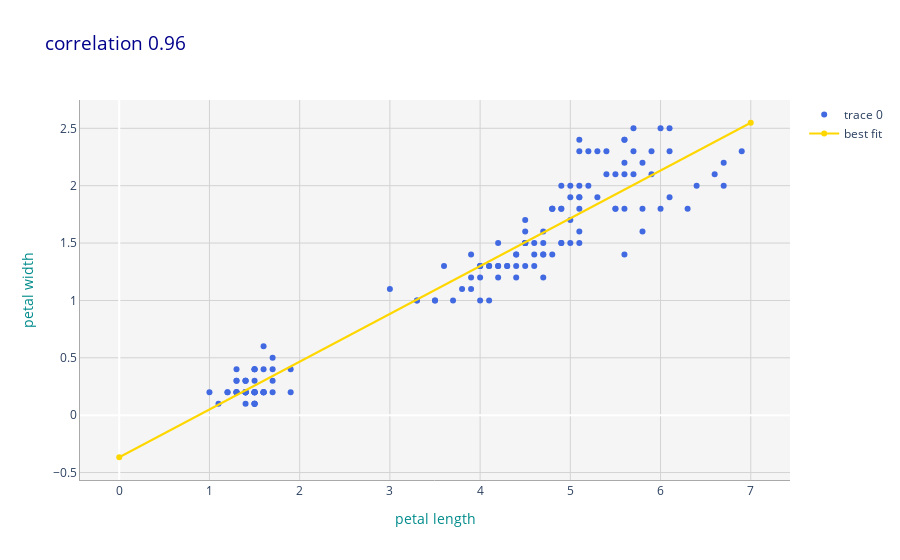

Notebook code cell kept with this figure:
### Code cell
#implemento grafico precedente con linea di best fit (già vista con seaborn)

fig=go.Figure()
fig.add_trace(go.Scatter(x=df.petal_length,y=df.petal_width,mode='markers',
                        marker_color='royalblue'))
fig.add_trace(go.Scatter(x=[0,7],y=[linreg.intercept_,float(linreg.predict(np.array(7).reshape(-1,1)))],
                        line=dict(color='gold'),name='best fit'))
fig.update_layout(title=dict(text='correlation 0.96',font_color='darkblue',font_size=19),
                 xaxis=dict(title='petal length',title_font={'size':14,'color':'darkcyan'}),
                 yaxis=dict(title='petal width',title_font={'size':14,'color':'darkcyan'}),
                 plot_bgcolor='whitesmoke')
fig.update_xaxes(showline=True,linewidth=1,linecolor='darkgrey',gridcolor='lightgrey',gridwidth=1)
fig.update_yaxes(showline=True,linewidth=1,linecolor='darkgrey',gridcolor='lightgrey',gridwidth=1)
fig.show()

### Figure 1 — Plotly figure (JSON) as saved in the notebook; plotly's stock layout.template omitted (floating-point values rounded to 4 significant figures; data arrays with more than 128 entries replaced by an {"elided": "..."} marker saying what was removed)
{"data": [{"marker": {"color": "royalblue"}, "mode": "markers", "type": "scatter", "x": {"elided": "150 float values"}, "y": {"elided": "150 float values"}}, {"line": {"color": "gold"}, "name": "best fit", "type": "scatter", "x": [0, 7], "y": [-0.3665, 2.548]}], "layout": {"plot_bgcolor": "whitesmoke", "title": {"font": {"color": "darkblue", "size": 19}, "text": "correlation 0.96"}, "xaxis": {"gridcolor": "lightgrey", "gridwidth": 1, "linecolor": "darkgrey", "linewidth": 1, "showline": true, "title": {"font": {"color": "darkcyan", "size": 14}, "text": "petal length"}}, "yaxis": {"gridcolor": "lightgrey", "gridwidth": 1, "linecolor": "darkgrey", "linewidth": 1, "showline": true, "title": {"font": {"color": "darkcyan", "size": 14}, "text": "petal width"}}}}
